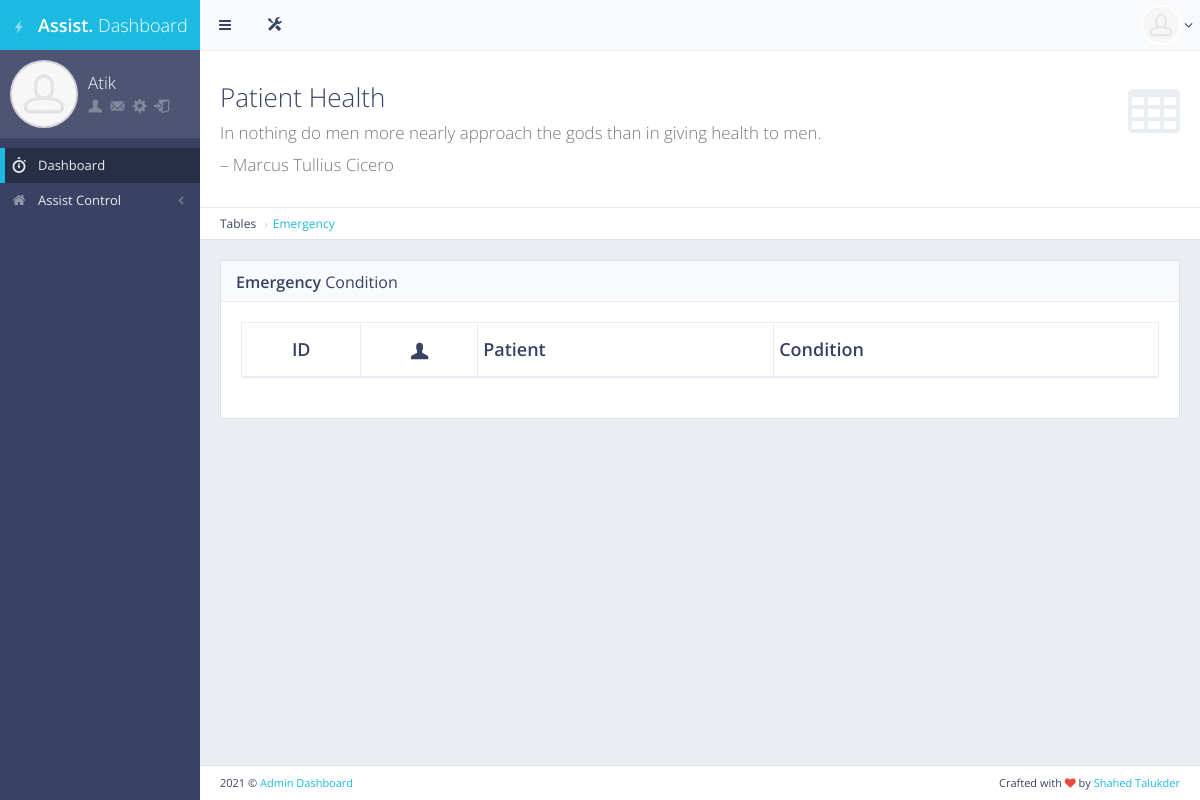
The page /condition/ (signed in) on the database as committed earlier.
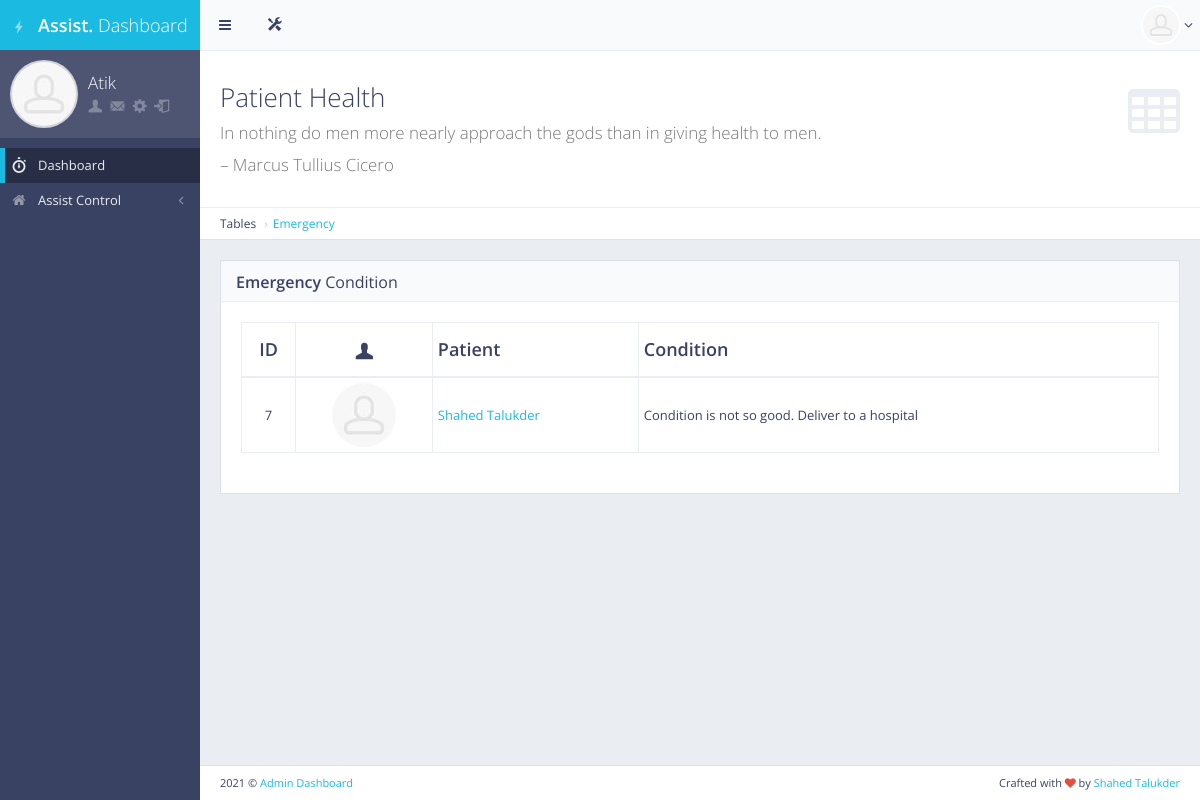
The same page on the database as committed later.
### main/models.py (models this page shows, shortened)
class ConditionInfo(models.Model):
    id = models.AutoField(primary_key=True)
    patient = models.ForeignKey(Student, on_delete=models.CASCADE)
    patient_condition = models.CharField(max_length=300, blank=True, null=True)
    emergency_condition = models.BooleanField(default=False)
    solve = models.BooleanField(default=False)
    class Meta:
        db_table = 'condition_info'

class Student(models.Model):
    student_id = models.CharField(max_length=120,blank=True, null=True, unique=True)
    user = models.OneToOneField(User, on_delete=models.CASCADE, primary_key=True, related_name="student")
    full_name = models.CharField(max_length=200, blank=True, null=True)
    address = models.CharField(max_length=200, blank=True, null=True)
    age = models.CharField(max_length=200, blank=True, null=True)
    phone_no = models.CharField(max_length=200, blank=True, null=True)
    released = models.BooleanField(default=False)
    class Meta:
        db_table = 'student_info'

class User(AbstractUser):
    is_doctor = models.BooleanField(default=False)
    is_student = models.BooleanField(default=False)
    is_moderator = models.BooleanField(default=False)
    is_assistant = models.BooleanField(default=False)
    is_driver = models.BooleanField(default=False)

### main/views.py (the view)
# urls.py: path('condition/',views.emergency_request,name="emergency_request"),
def emergency_request(request):
    if request.user.is_authenticated and request.user.is_assistant:
        emergency = ConditionInfo.objects.filter(emergency_condition=True)
        return render(request, 'emergency_condition.html',{"condition":emergency})
    else:
        return redirect('/')

### main/templates/emergency_condition.html (shortened to what this page needs)
{%extends 'base.html'%}
{%load static%}
{%block main_content%}
<div id="page-content">
    <div class="content-header">
        <div class="header-section">
            <h1>
                <i class="fa fa-table"></i>Patient Health<br><small>In nothing do men more nearly approach the gods than in giving health to men.</small><br/><small>– Marcus Tullius Cicero</small>
            </h1>
        </div>
    </div>
    <ul class="breadcrumb breadcrumb-top">
        <li>Tables</li>
        <li><a href="">Emergency</a></li>
    </ul>
    <div class="block full">
        <div class="block-title">
            <h2><strong>Emergency</strong> Condition</h2>
        </div>
        <div class="table-responsive">
            <table id="example-datatable" class="table table-vcenter table-condensed table-bordered">
                <thead>
                    <tr>
                        <th class="text-center">ID</th>
                        <th class="text-center"><i class="gi gi-user"></i></th>
                        <th>Patient</th>
                        <th>Condition</th>
                    </tr>
                </thead>
                <tbody>
                    {%for i in condition%}
                    <tr>
                        <td class="text-center">{{i.patient.user.id}}</td>
                        <td class="text-center"><img src="{%static 'front/'%}img/placeholders/avatars/avatar15.jpg" alt="avatar" class="img-circle"></td>
                        <td><a href="javascript:void(0)">{{i.patient.full_name | title}}</a></td>
                        <td><span class="text-center">{{i.patient_condition}}</span></td>
                    </tr>
                    {%endfor%}
                </tbody>
            </table>
        </div>
    </div>
</div>
{%endblock main_content%}

Rows that differ between the two databases and show on the page:
now on this page (row edited): ConditionInfo: patient.user.id "7", patient.full_name "Shahed Talukder", patient_condition "Condition is not so good. Deliver to a hospital"
